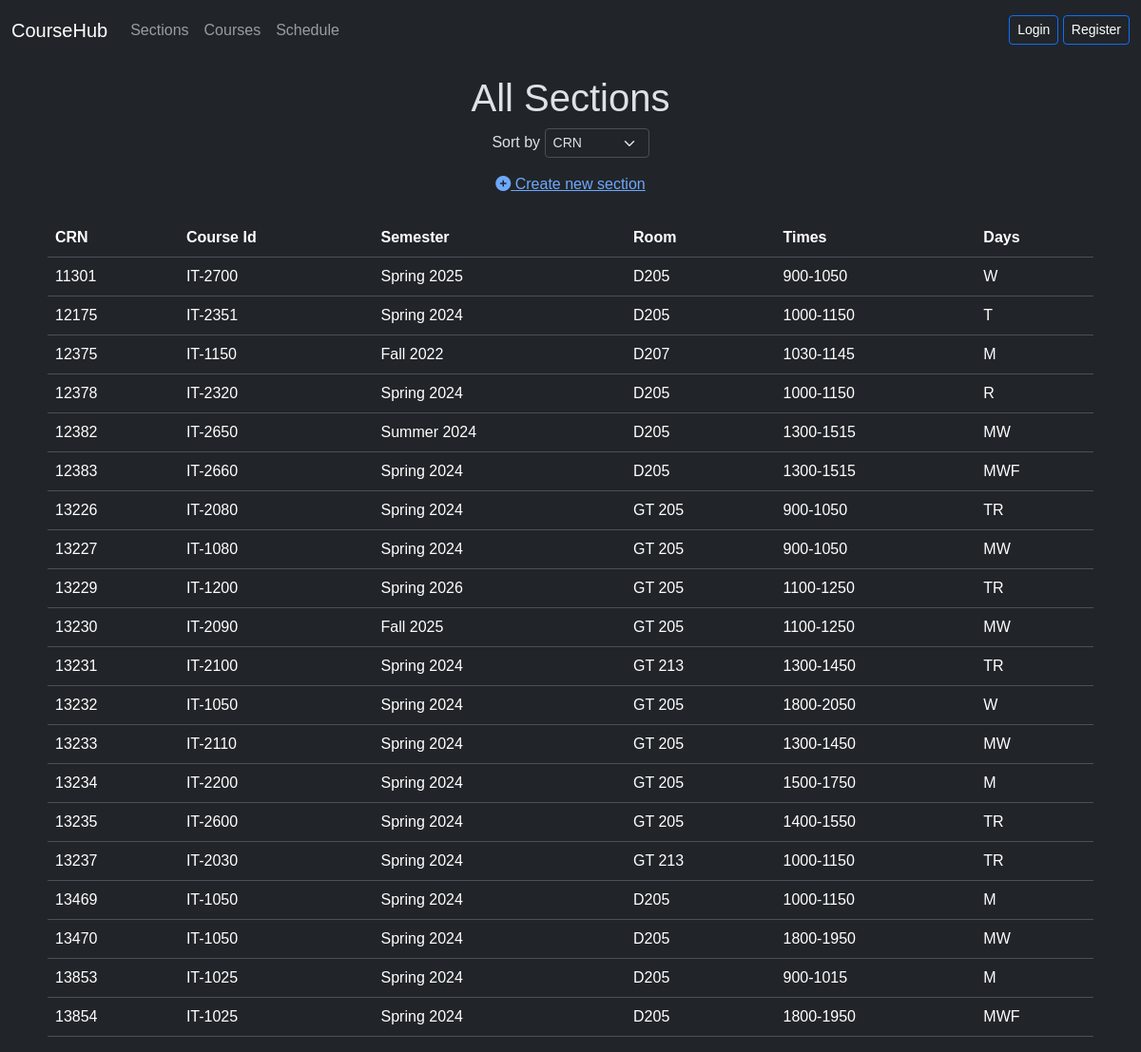
Screenshot of /sections.php with the database file from the repository.
### tables this page shows
CREATE TABLE `sections` (
  `crn` varchar(45) NOT NULL,
  `course_id` varchar(45) DEFAULT NULL,
  `semester` varchar(45) NOT NULL,
  `room` varchar(45) DEFAULT NULL,
  `days` varchar(45) DEFAULT NULL,
  `times` varchar(45) DEFAULT NULL
);

### sections.php (the view, shortened to what this page needs)
<?php
include './navbar.php';
include './connection.php';
$defaultOption = 'crn';
$sortOption = isset($_GET['sortsections']) ? $_GET['sortsections'] : $defaultOption;
$sql = "SELECT * FROM sections ORDER BY $sortOption";
$result = mysqli_query($conn, $sql);
?>
<div class="text-center">
  <h1 class="mt-3">All Sections</h1>
  <p>
    Sort by
    <select name="sortsections" onchange="location.href='sections.php?sortsections=' + this.value" class="form-select form-select-sm d-inline-block w-auto">
      <option value="crn" <?php echo $sortOption == 'crn' ? 'selected' : ''; ?>>CRN</option>
    </select>
  </p>
  <p><a href="addsection.php"><i class="fas fa-plus-circle"></i> Create new section</a></p>
</div>
<div class="container mt-4">
  <table class="table">
    <tr>
      <th>CRN</th>
      <th>Course Id</th>
      <th>Semester</th>
      <th>Room</th>
      <th>Times</th>
      <th>Days</th>
    </tr>
    <?php
    if (mysqli_num_rows($result) > 0) {
      while ($row = mysqli_fetch_assoc($result)) {
    ?>
        <tr>
          <td><?php echo htmlspecialchars($row["crn"]); ?></td>
          <td><?php echo htmlspecialchars($row["course_id"]); ?></td>
          <td><?php echo htmlspecialchars($row["semester"]); ?></td>
          <td><?php echo htmlspecialchars($row["room"]); ?></td>
          <td><?php echo htmlspecialchars($row["times"]); ?></td>
          <td><?php echo htmlspecialchars($row["days"]); ?></td>
        </tr>
    <?php
      }
    } else {
      echo "<tr><td colspan='6'>0 results</td></tr>";
    }
    ?>
  </table>
</div>
</body>
</html>

### navbar.php (shortened to what this page needs)
<?php
$isLoggedIn = isset($_SESSION['email']) && isset($_SESSION['user_id']);
?>
<!DOCTYPE html>
<html lang="en" data-bs-theme="dark">
<head>
    <link rel="stylesheet" href="https://cdnjs.cloudflare.com/ajax/libs/font-awesome/6.0.0-beta2/css/all.min.css" />
    <link href="https://cdn.jsdelivr.net/npm/bootstrap@5.3.2/dist/css/bootstrap.min.css" rel="stylesheet">
    <link rel="stylesheet" type="text/css" href="./styles.css">
</head>
<body>
    <nav class="navbar navbar-expand-lg navbar-dark bg-dark">
        <div class="container-fluid">
            <a class="navbar-brand" href="<?php echo $isLoggedIn ? 'index.php' : 'index.html'; ?>">CourseHub</a>
            <div class="collapse navbar-collapse" id="navbarNav">
                <ul class="navbar-nav me-auto mb-2 mb-lg-0">
                    <li class="nav-item"><a class="nav-link" href="sections.php">Sections</a></li>
                    <li class="nav-item"><a class="nav-link" href="courses.php">Courses</a></li>
                    <li class="nav-item"><a class="nav-link" href="schedule.php">Schedule</a></li>
                </ul>
                <span class="navbar-text">
                    <?php if ($isLoggedIn) : ?>
                        Email: <?php echo htmlspecialchars($_SESSION['email']); ?> | User ID: <?php echo htmlspecialchars($_SESSION['user_id']); ?>
                        <a href="logout.php" class="btn btn-outline-secondary btn-sm">Logout</a>
                    <?php else : ?>
                        <a href="login.php" class="btn btn-outline-primary btn-sm">Login</a>
                        <a href="signup.php" class="btn btn-outline-primary btn-sm">Register</a>
                    <?php endif; ?>
                </span>
            </div>
        </div>
    </nav>

### styles.css (style rules this page uses)
* { font-family: Arial, Helvetica, sans-serif; }
table { max-width: 1100px; margin: auto; border-collapse: collapse; }

### rows the page displays
sections: crn "11301", course "IT-2700", semester "Spring 2025", room "D205", times "900-1050", days "W"
sections: crn "12175", course "IT-2351", semester "Spring 2024", room "D205", times "1000-1150", days "T"
sections: crn "12375", course "IT-1150", semester "Fall 2022", room "D207", times "1030-1145", days "M"
sections: crn "12378", course "IT-2320", semester "Spring 2024", room "D205", times "1000-1150", days "R"
sections: crn "12382", course "IT-2650", semester "Summer 2024", room "D205", times "1300-1515", days "MW"
sections: crn "12383", course "IT-2660", semester "Spring 2024", room "D205", times "1300-1515", days "MWF"
sections: crn "13226", course "IT-2080", semester "Spring 2024", room "GT 205", times "900-1050", days "TR"
sections: crn "13227", course "IT-1080", semester "Spring 2024", room "GT 205", times "900-1050", days "MW"
sections: crn "13229", course "IT-1200", semester "Spring 2026", room "GT 205", times "1100-1250", days "TR"
sections: crn "13230", course "IT-2090", semester "Fall 2025", room "GT 205", times "1100-1250", days "MW"
sections: crn "13231", course "IT-2100", semester "Spring 2024", room "GT 213", times "1300-1450", days "TR"
sections: crn "13232", course "IT-1050", semester "Spring 2024", room "GT 205", times "1800-2050", days "W"
sections: crn "13233", course "IT-2110", semester "Spring 2024", room "GT 205", times "1300-1450", days "MW"
sections: crn "13234", course "IT-2200", semester "Spring 2024", room "GT 205", times "1500-1750", days "M"
sections: crn "13235", course "IT-2600", semester "Spring 2024", room "GT 205", times "1400-1550", days "TR"
sections: crn "13237", course "IT-2030", semester "Spring 2024", room "GT 213", times "1000-1150", days "TR"
sections: crn "13469", course "IT-1050", semester "Spring 2024", room "D205", times "1000-1150", days "M"
sections: crn "13470", course "IT-1050", semester "Spring 2024", room "D205", times "1800-1950", days "MW"
sections: crn "13853", course "IT-1025", semester "Spring 2024", room "D205", times "900-1015", days "M"
sections: crn "13854", course "IT-1025", semester "Spring 2024", room "D205", times "1800-1950", days "MWF"
